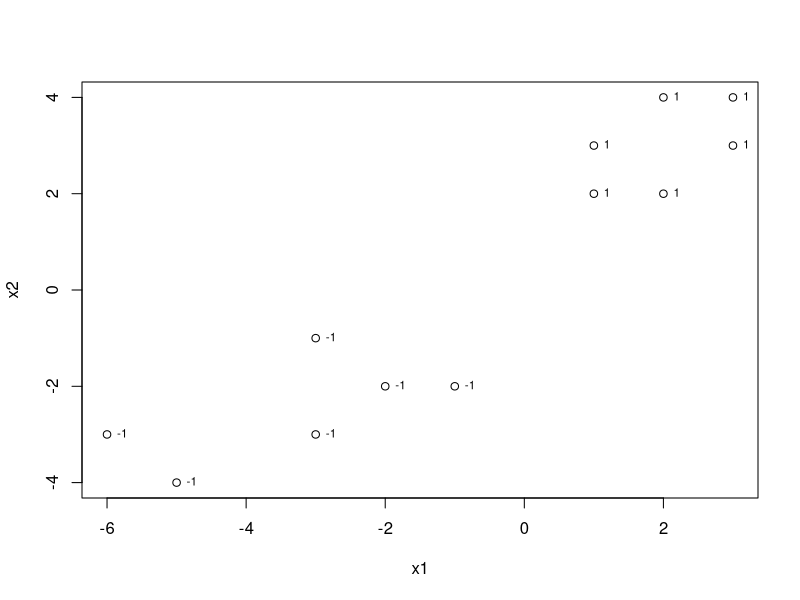

Write R code to recreate this figure.
x1 <- c(-2,-3,-1,-3,-5,-6,2,3,2,1,1,3)
x2 <- c(-2,-3,-2,-1,-4,-3,4,3,2,2,3,4)
y <- c(rep(-1,6),rep(1,6)) 

plot(x1,x2)
text(x1, x2, labels=y, cex= 0.7, pos = 4)

